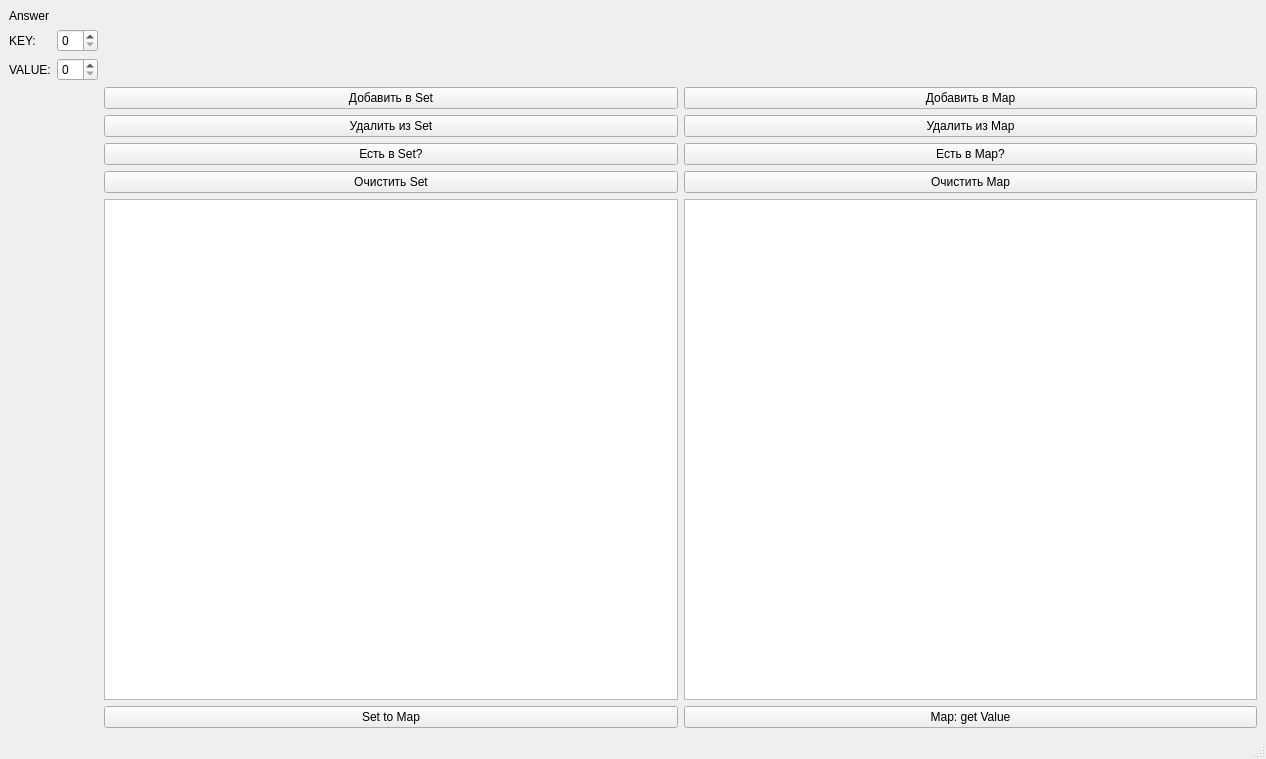
<?xml version="1.0" encoding="UTF-8"?>
<ui version="4.0">
 <class>MainWindow</class>
 <widget class="QMainWindow" name="MainWindow">
  <property name="geometry">
   <rect>
    <x>0</x>
    <y>0</y>
    <width>1266</width>
    <height>759</height>
   </rect>
  </property>
  <property name="windowTitle">
   <string>MainWindow</string>
  </property>
  <widget class="QWidget" name="centralwidget">
   <layout class="QGridLayout" name="gridLayout">
    <item row="7" column="2">
     <widget class="QPushButton" name="pushButton_s_clear">
      <property name="text">
       <string>Очистить Set</string>
      </property>
     </widget>
    </item>
    <item row="2" column="0">
     <widget class="QLabel" name="label_3">
      <property name="text">
       <string>VALUE:</string>
      </property>
     </widget>
    </item>
    <item row="5" column="6">
     <widget class="QPushButton" name="pushButton_m_remove">
      <property name="text">
       <string>Удалить из Map</string>
      </property>
     </widget>
    </item>
    <item row="0" column="2">
     <widget class="QLabel" name="label_4">
      <property name="text">
       <string/>
      </property>
     </widget>
    </item>
    <item row="3" column="2">
     <widget class="QPushButton" name="pushButton_s_add">
      <property name="text">
       <string>Добавить в Set</string>
      </property>
     </widget>
    </item>
    <item row="8" column="2">
     <widget class="QTextEdit" name="textEdit_set">
      <property name="sizePolicy">
       <sizepolicy hsizetype="Expanding" vsizetype="Expanding">
        <horstretch>0</horstretch>
        <verstretch>0</verstretch>
       </sizepolicy>
      </property>
      <property name="readOnly">
       <bool>true</bool>
      </property>
     </widget>
    </item>
    <item row="7" column="6">
     <widget class="QPushButton" name="pushButton_m_clear">
      <property name="text">
       <string>Очистить Map</string>
      </property>
     </widget>
    </item>
    <item row="3" column="6">
     <widget class="QPushButton" name="pushButton_m_add">
      <property name="text">
       <string>Добавить в Map</string>
      </property>
     </widget>
    </item>
    <item row="8" column="6">
     <widget class="QTextEdit" name="textEdit_map">
      <property name="sizePolicy">
       <sizepolicy hsizetype="Expanding" vsizetype="Expanding">
        <horstretch>0</horstretch>
        <verstretch>0</verstretch>
       </sizepolicy>
      </property>
      <property name="readOnly">
       <bool>true</bool>
      </property>
     </widget>
    </item>
    <item row="6" column="6">
     <widget class="QPushButton" name="pushButton_m_check">
      <property name="text">
       <string>Есть в Map?</string>
      </property>
     </widget>
    </item>
    <item row="0" column="0">
     <widget class="QLabel" name="label">
      <property name="text">
       <string>Answer</string>
      </property>
     </widget>
    </item>
    <item row="1" column="0">
     <widget class="QLabel" name="label_2">
      <property name="text">
       <string>KEY:</string>
      </property>
     </widget>
    </item>
    <item row="5" column="2">
     <widget class="QPushButton" name="pushButton_s_remove">
      <property name="text">
       <string>Удалить из Set</string>
      </property>
     </widget>
    </item>
    <item row="12" column="6">
     <widget class="QPushButton" name="pushButton_m_get">
      <property name="text">
       <string>Map: get Value</string>
      </property>
     </widget>
    </item>
    <item row="6" column="2">
     <widget class="QPushButton" name="pushButton_s_check">
      <property name="text">
       <string>Есть в Set?</string>
      </property>
     </widget>
    </item>
    <item row="5" column="1">
     <spacer name="horizontalSpacer">
      <property name="orientation">
       <enum>Qt::Horizontal</enum>
      </property>
      <property name="sizeType">
       <enum>QSizePolicy::Minimum</enum>
      </property>
      <property name="sizeHint" stdset="0">
       <size>
        <width>40</width>
        <height>20</height>
       </size>
      </property>
     </spacer>
    </item>
    <item row="2" column="1">
     <widget class="QSpinBox" name="spinBox_val"/>
    </item>
    <item row="1" column="1">
     <widget class="QSpinBox" name="spinBox"/>
    </item>
    <item row="12" column="2">
     <widget class="QPushButton" name="pushButton_m_set">
      <property name="text">
       <string>Set to Map</string>
      </property>
     </widget>
    </item>
   </layout>
  </widget>
  <widget class="QMenuBar" name="menubar">
   <property name="geometry">
    <rect>
     <x>0</x>
     <y>0</y>
     <width>1266</width>
     <height>21</height>
    </rect>
   </property>
  </widget>
  <widget class="QStatusBar" name="statusbar"/>
 </widget>
 <resources/>
 <connections/>
</ui>
